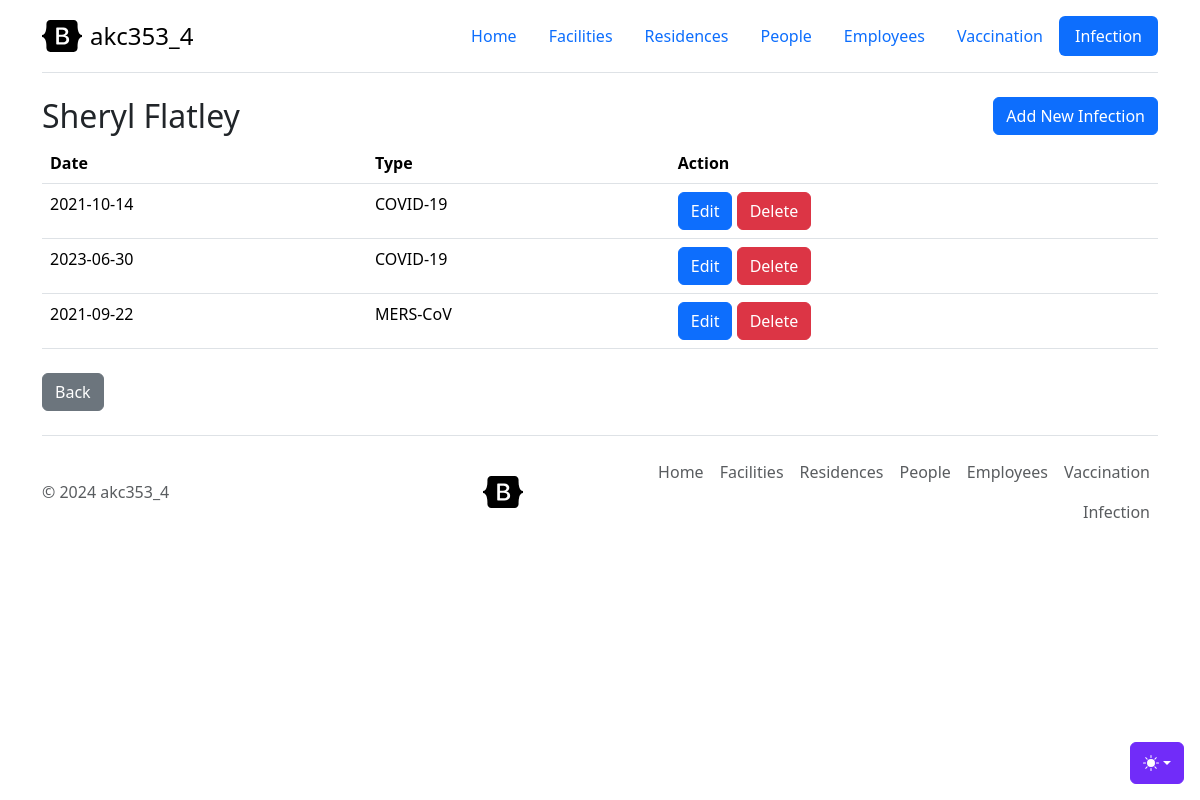
Screenshot of /infection.php?action=infection-view&id=211613017 with the database file from the repository.
### tables this page shows
CREATE TABLE `Persons` (
  `SSN` int DEFAULT NULL,
  `Medicare` char(12) NOT NULL,
  `FirstName` varchar(30) NOT NULL,
  `LastName` varchar(30) NOT NULL,
  `DOB` date NOT NULL,
  `Telephone` char(10) DEFAULT NULL,
  `Citizenship` varchar(30) DEFAULT NULL,
  `Email` varchar(320) DEFAULT NULL,
  `Occupation` varchar(30) DEFAULT NULL,
  PRIMARY KEY (`Medicare`),
  UNIQUE KEY `Medicare` (`Medicare`),
  UNIQUE KEY `SSN` (`SSN`),
  UNIQUE KEY `Telephone` (`Telephone`)
);

CREATE TABLE `Infections` (
  `SSN` int NOT NULL,
  `Date` date NOT NULL,
  `TypeID` int NOT NULL,
  PRIMARY KEY (`SSN`,`TypeID`,`Date`),
  KEY `TypeID` (`TypeID`),
  CONSTRAINT `infections_ibfk_1` FOREIGN KEY (`SSN`) REFERENCES `Persons` (`SSN`),
  CONSTRAINT `Infections_ibfk_2` FOREIGN KEY (`TypeID`) REFERENCES `InfectionTypes` (`TypeID`)
);

CREATE TABLE `InfectionTypes` (
  `TypeID` int NOT NULL AUTO_INCREMENT,
  `TypeName` varchar(50) NOT NULL,
  PRIMARY KEY (`TypeID`),
  UNIQUE KEY `TypeName` (`TypeName`)
);

### repositories/DBHelper.php (called while the page is built, shortened)
<?php
class DBHelper
{
    private $conn;
    function __construct()
    {
        $this->conn = $this->connectDB();
    }
    function connectDB()
    {
        $conn = mysqli_connect(DB_SERVER, DB_USER, DB_PASSWORD, DB_NAME, DB_PORT);
        return $conn;
    }
    function runQuery($query, $param_type, $param_value_array)
    {
        $sql = $this->conn->prepare($query);
        $this->bindQueryParams($sql, $param_type, $param_value_array);
        $sql->execute();
        $result = $sql->get_result();
        if ($result->num_rows > 0) {
            while ($row = $result->fetch_assoc()) {
                $resultSet[] = $row;
            }
        }
        if (!empty($resultSet)) {
            return $resultSet;
        }
    }
    function bindQueryParams($sql, $param_type, $param_value_array)
    {
        $param_value_reference[] = &$param_type;
        for ($i = 0; $i < count($param_value_array); $i++) {
            $param_value_reference[] = &$param_value_array[$i];
        }
        call_user_func_array(array(
            $sql,
            'bind_param'
        ), $param_value_reference);
    }
}

### controllers/InfectionController.php (called while the page is built, shortened)
<?php
class infectionController
{
    public $repository;
    public function __construct()
    {
        $this->repository = new InfectionRepository();
    }
    public function getById($medicare)
    {
        return $this->repository->getAllByMedicare($medicare);
    }
}

### repositories/InfectionRepository.php (called while the page is built, shortened)
<?php
class InfectionRepository
{
    private $db_handle;
    function __construct() {
        $this->db_handle = new DBHelper();
    }
    function getAllByMedicare($medicare) {
        $query = "SELECT Infections.SSN AS Medicare, Infections.Date, Infections.TypeID,
                 InfectionTypes.TypeName, Persons.FirstName, Persons.LastName
          FROM Infections
          JOIN Persons ON Infections.SSN = Persons.SSN
          JOIN InfectionTypes ON Infections.TypeID = InfectionTypes.TypeID
          WHERE Infections.SSN = ?";
        $paramType = "s";
        $paramValue = array($medicare);
        $result = $this->db_handle->runQuery($query, $paramType, $paramValue);
        $infections = array();
        if (!empty($result)) {
            foreach ($result as $row) {
                $e = new Infection();
                $e->medicare = $row['Medicare'];
                $e->date = $row['Date'];
                $e->type = $row['TypeName'];
                $e->firstName = $row['FirstName'];
                $e->lastName = $row['LastName'];
                $infections[] = $e;
            }
        }
        return $infections;
    }
}

### views/infection/infection-view.php (the view, shortened to what this page needs)
<?php
global $title, $infections;
include "header.php";
?>
    <div class="container">
        <div class="clearfix">
            <h2 class="float-start"><?= $title ?></h2>
            <a class="btn btn-primary float-end" href="/infection.php?action=infection-add">Add New Infection</a>
        </div>
        <table class="table">
            <thead>
            <tr>
                <th>Date</th>
                <th>Type</th>
                <th>Action</th>
            </tr>
            </thead>
            <tbody>
            <?php
            if (!empty($infections)) {
                foreach($infections as $infection) {
                    ?>
                    <tr>
                        <?php
                            echo "<td>$infection->date</td>";
                            echo "<td>$infection->type</td>";
                            echo "<td>";
                            echo '<a class="btn btn-primary" href="/infection.php?action=infection-edit&id=' . $infection->medicare . '">Edit</a>';
                            echo '<a class="btn btn-danger" href="/infection.php?action=infection-delete&id=' . $infection->medicare . '">Delete</a>';
                            echo "</td>";
                        ?>
                    </tr>
                    <?php
                }
            }
            ?>
            </tbody>
        </table>
        <div class="mt-4">
            <a href="/infection.php" class="btn btn-secondary">Back</a>
        </div>
    </div>
<?php include "footer.php"; ?>

### rows the page displays
persons: title "Sheryl Flatley"
infections: Date "2021-10-14", TypeID.TypeName "COVID-19"
infections: Date "2023-06-30", TypeID.TypeName "COVID-19"
infections: Date "2021-09-22", TypeID.TypeName "MERS-CoV"
